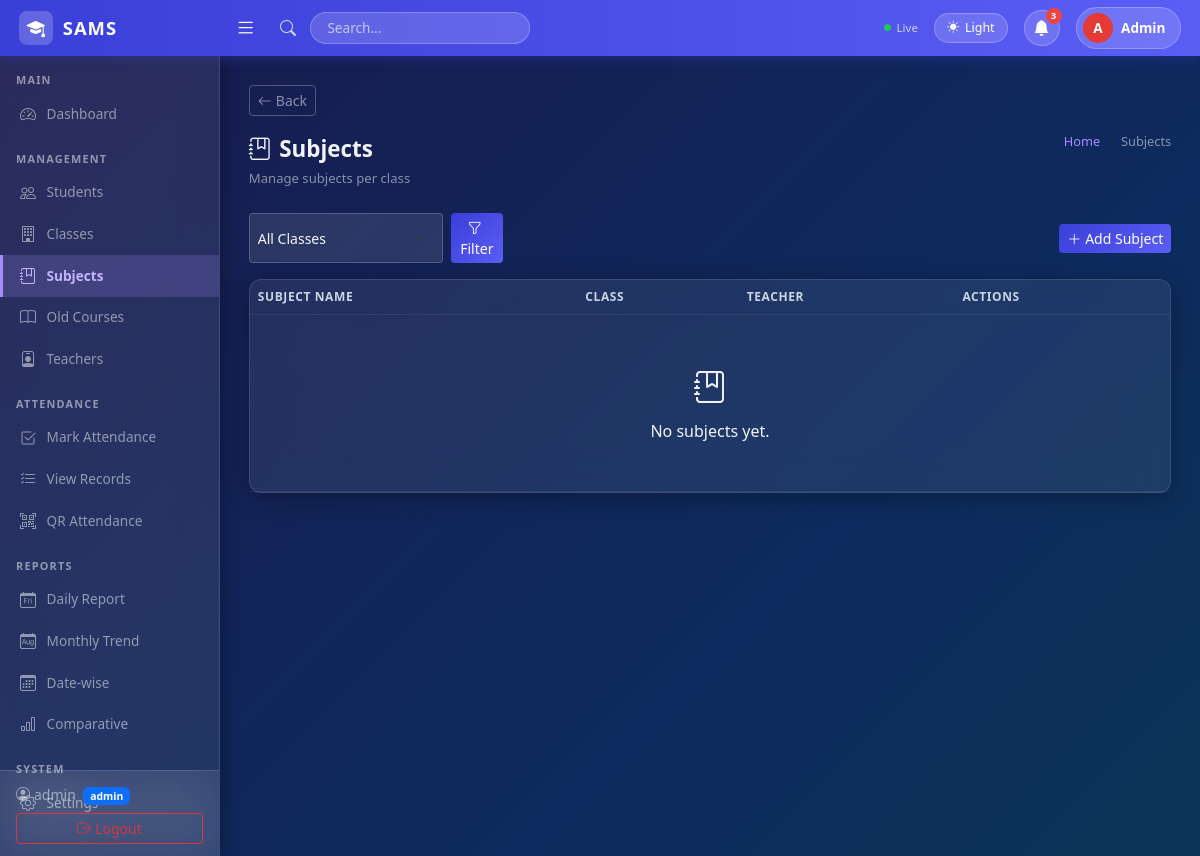
Before: /subjects/ (signed in) with the older database file.
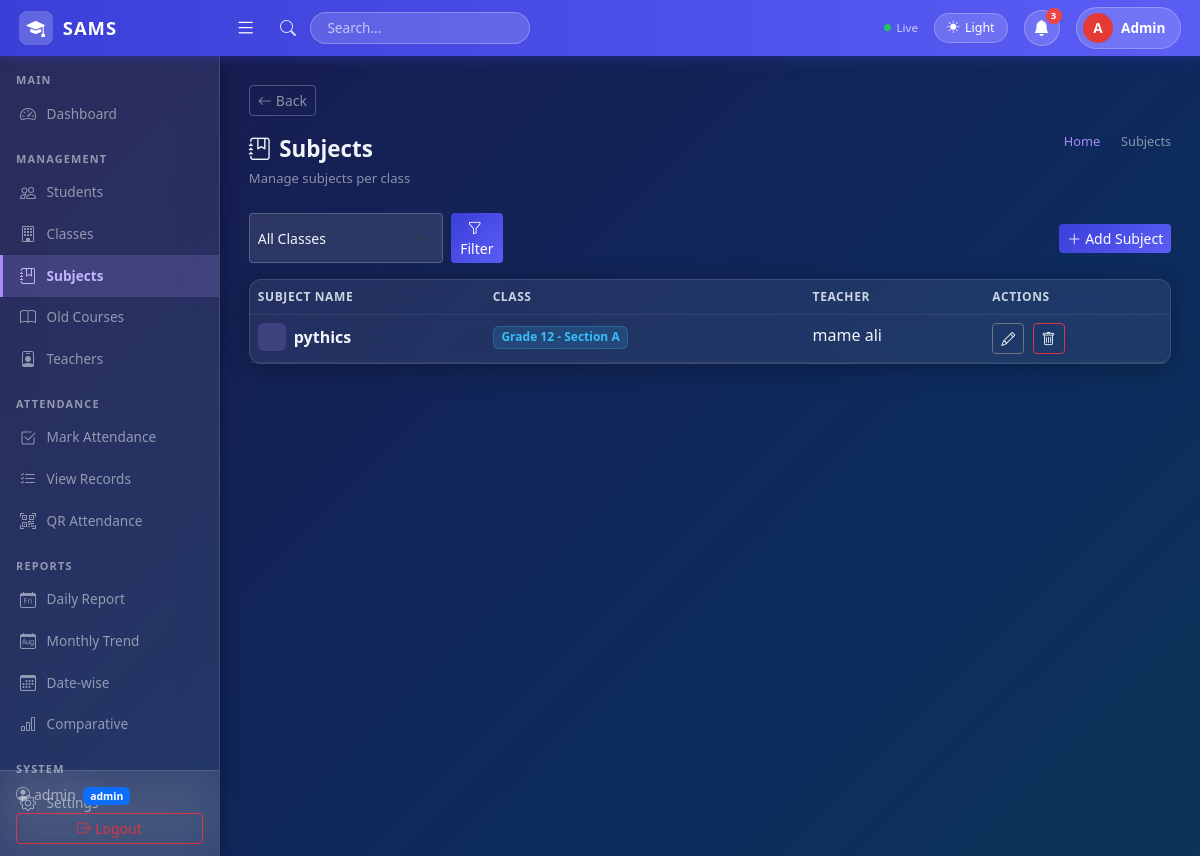
After: the same page with the newer database file.
### core/models.py (models this page shows, shortened)
class Subject(models.Model):
    subject_name = models.CharField(max_length=100)
    class_group = models.ForeignKey(ClassGroup, on_delete=models.SET_NULL, null=True, blank=True, related_name='subjects')
    teacher = models.ForeignKey(User, on_delete=models.SET_NULL, null=True, blank=True,
                                 limit_choices_to={'profile__role': 'teacher'})

class ClassGroup(models.Model):
    name = models.CharField(max_length=100)  # e.g. "Grade 10"
    section = models.CharField(max_length=5, blank=True, default='')  # A-E
    class Meta:
        ordering = ['name', 'section']
        unique_together = ('name', 'section')
    def __str__(self):
        if self.section:
            return f"{self.name} - Section {self.section}"
        return self.name

### core/views.py (the view)
        def wrapper(request, *args, **kwargs):
            if not request.user.is_authenticated:
                return redirect('login')
            if get_role(request.user) not in roles and not request.user.is_superuser:
                return HttpResponseForbidden("Access Denied")
            return view_func(request, *args, **kwargs)

### core/views.py (called while the page is built)
def get_role(user):
    try:
        return user.profile.role
    except Exception:
        return None

def role_required(*roles):
    def decorator(view_func):
        def wrapper(request, *args, **kwargs):
            if not request.user.is_authenticated:
                return redirect('login')
            if get_role(request.user) not in roles and not request.user.is_superuser:
                return HttpResponseForbidden("Access Denied")
            return view_func(request, *args, **kwargs)
        return wrapper
    return decorator

@login_required
@role_required('admin')
def subject_list(request):
    subjects = Subject.objects.select_related('class_group', 'teacher').order_by('class_group__name', 'subject_name')
    classes = ClassGroup.objects.all()
    class_filter = request.GET.get('class_group', '')
    if class_filter:
        subjects = subjects.filter(class_group_id=class_filter)
    return render(request, 'subjects/list.html', {
        'subjects': subjects, 'classes': classes, 'class_filter': class_filter
    })

### templates/subjects/list.html (shortened to what this page needs)
{% extends 'base.html' %}
{% block content %}
<div class="page-header">
  <div>
    <div class="page-title"><i class="bi bi-journal-bookmark me-2"></i>Subjects</div>
    <small style="color:var(--text-muted); font-size:.82rem;">Manage subjects per class</small>
  </div>
  <nav aria-label="breadcrumb">
    <ol class="breadcrumb mb-0">
      <li class="breadcrumb-item"><a href="{% url 'home' %}">Home</a></li>
      <li class="breadcrumb-item active">Subjects</li>
    </ol>
  </nav>
</div>
<div class="d-flex justify-content-between align-items-center mb-3">
  <form method="get" class="d-flex gap-2">
    <select name="class_group" class="form-select form-select-sm" style="max-width:220px;">
      <option value="">All Classes</option>
    </select>
    <button class="btn btn-primary btn-sm"><i class="bi bi-funnel me-1"></i>Filter</button>
  </form>
  <a href="{% url 'subject_create' %}" class="btn btn-primary btn-sm"><i class="bi bi-plus-lg me-1"></i>Add Subject</a>
</div>
<div class="card">
  <div class="table-responsive">
    <table class="table table-hover mb-0">
      <thead>
        <tr>
          <th>Subject Name</th>
          <th>Class</th>
          <th>Teacher</th>
          <th>Actions</th>
        </tr>
      </thead>
      <tbody>
        {% for s in subjects %}
        <tr>
          <td>
            <div class="d-flex align-items-center gap-2">
              <div style="width:28px;height:28px;border-radius:6px;background:rgba(167,139,250,0.2);display:flex;align-items:center;justify-content:center;color:#a78bfa;">
              </div>
              <span style="font-weight:600;">{{ s.subject_name }}</span>
            </div>
          </td>
          <td>
            {% if s.class_group %}
              <span class="badge" style="background:rgba(56,189,248,0.15); color:#38bdf8; border:1px solid rgba(56,189,248,0.25);">{{ s.class_group }}</span>
            {% else %}<span style="color:var(--text-muted);">—</span>{% endif %}
          </td>
          <td>
            {% if s.teacher %}
              <span style="color:var(--text-primary);">{{ s.teacher.get_full_name|default:s.teacher.username }}</span>
            {% else %}<span style="color:var(--text-muted);">Unassigned</span>{% endif %}
          </td>
          <td>
            <a href="{% url 'subject_edit' s.id %}" class="btn btn-sm btn-outline-secondary me-1"><i class="bi bi-pencil"></i></a>
            <a href="{% url 'subject_delete' s.id %}" class="btn btn-sm btn-outline-danger"><i class="bi bi-trash"></i></a>
          </td>
        </tr>
        {% empty %}
        <tr><td colspan="4" class="text-center py-5" style="color:var(--text-muted);">
          <i class="bi bi-journal-bookmark" style="font-size:2rem; display:block; margin-bottom:.5rem;"></i>
          No subjects yet.
        </td></tr>
        {% endfor %}
      </tbody>
    </table>
  </div>
</div>
{% endblock %}

Changed rows visible on the page:
added Subject: subject_name "pythics", class_group "Grade 12 - Section A", teacher.get_full_name "mame ali"
Other visible differences:
text no longer shown: "No subjects yet."
